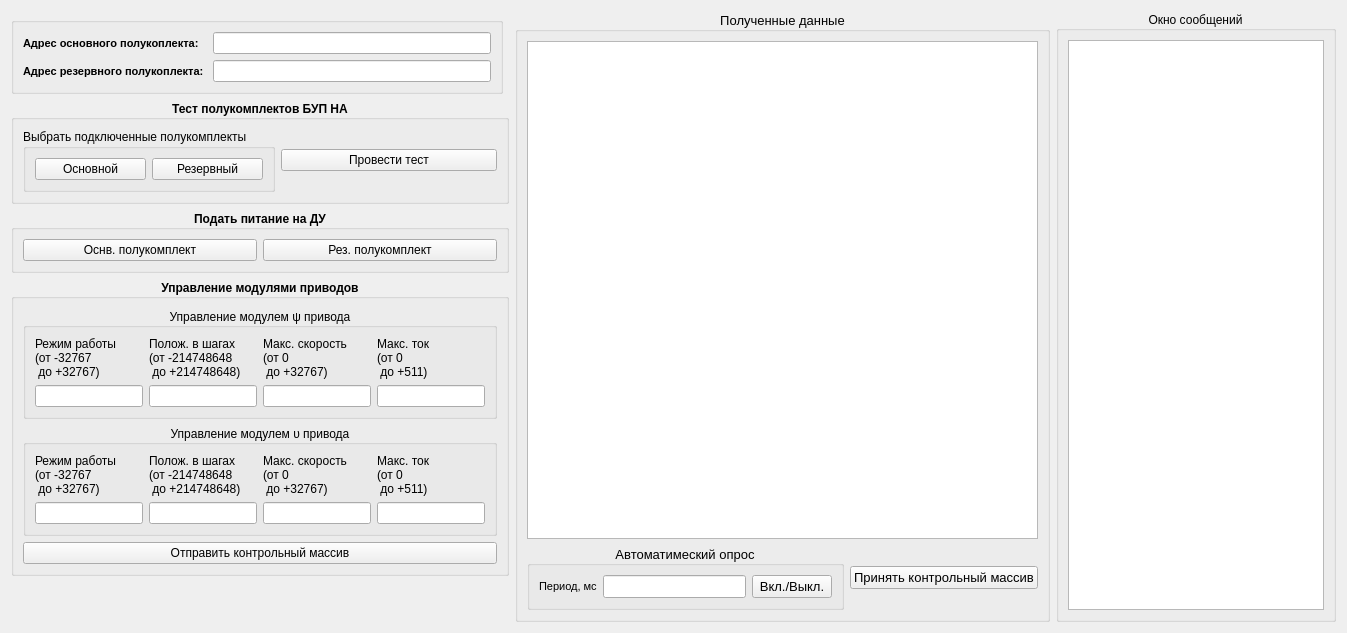
      <widget class="QWidget" name="tab_4">
       <attribute name="title">
        <string>МКО</string>
       </attribute>
       <layout class="QGridLayout" name="gridLayout_36">
        <item row="0" column="2" rowspan="6">
         <widget class="QGroupBox" name="groupBox_26">
          <property name="minimumSize">
           <size>
            <width>535</width>
            <height>0</height>
           </size>
          </property>
          <property name="maximumSize">
           <size>
            <width>536</width>
            <height>16777215</height>
           </size>
          </property>
          <property name="font">
           <font>
            <pointsize>10</pointsize>
            <weight>50</weight>
            <bold>false</bold>
           </font>
          </property>
          <property name="title">
           <string>Полученные данные</string>
          </property>
          <property name="alignment">
           <set>Qt::AlignCenter</set>
          </property>
          <layout class="QGridLayout" name="gridLayout_37">
           <item row="1" column="1">
            <widget class="QPushButton" name="pushButton_12">
             <property name="font">
              <font>
               <weight>50</weight>
               <bold>false</bold>
              </font>
             </property>
             <property name="text">
              <string>Принять контрольный массив</string>
             </property>
            </widget>
           </item>
           <item row="0" column="0" colspan="2">
            <widget class="QTableWidget" name="tableWidget_2">
             <property name="font">
              <font>
               <weight>50</weight>
               <italic>false</italic>
               <bold>false</bold>
              </font>
             </property>
            </widget>
           </item>
           <item row="1" column="0">
            <widget class="QGroupBox" name="groupBox">
             <property name="title">
              <string>Автоматимеский опрос</string>
             </property>
             <property name="alignment">
              <set>Qt::AlignCenter</set>
             </property>
             <layout class="QGridLayout" name="gridLayout_45">
              <item row="0" column="0">
               <widget class="QLabel" name="label_62">
                <property name="font">
                 <font>
                  <pointsize>8</pointsize>
                  <weight>50</weight>
                  <bold>false</bold>
                 </font>
                </property>
                <property name="text">
                 <string>Период, мс</string>
                </property>
               </widget>
              </item>
              <item row="0" column="1">
               <widget class="QLineEdit" name="lineEdit_period"/>
              </item>
              <item row="0" column="2">
               <widget class="QPushButton" name="MKO_avt">
                <property name="text">
                 <string>Вкл./Выкл.</string>
                </property>
               </widget>
              </item>
             </layout>
            </widget>
           </item>
          </layout>
         </widget>
        </item>
        <item row="0" column="3" rowspan="6">
         <widget class="QGroupBox" name="groupBox_27">
          <property name="minimumSize">
           <size>
            <width>200</width>
            <height>0</height>
           </size>
          </property>
          <property name="title">
           <string>Окно сообщений</string>
          </property>
          <property name="alignment">
           <set>Qt::AlignCenter</set>
          </property>
          <layout class="QGridLayout" name="gridLayout_38">
           <item row="0" column="0">
            <widget class="QTextEdit" name="label_MKO">
             <property name="minimumSize">
              <size>
               <width>0</width>
               <height>0</height>
              </size>
             </property>
            </widget>
           </item>
          </layout>
         </widget>
        </item>
        <item row="5" column="0">
         <spacer name="verticalSpacer_9">
          <property name="orientation">
           <enum>Qt::Vertical</enum>
          </property>
          <property name="sizeHint" stdset="0">
           <size>
            <width>20</width>
            <height>40</height>
           </size>
          </property>
         </spacer>
        </item>
        <item row="4" column="0" colspan="2">
         <widget class="QGroupBox" name="groupBox_25">
          <property name="minimumSize">
           <size>
            <width>400</width>
            <height>0</height>
           </size>
          </property>
          <property name="maximumSize">
           <size>
            <width>500</width>
            <height>16777215</height>
           </size>
          </property>
          <property name="font">
           <font>
            <weight>75</weight>
            <bold>true</bold>
           </font>
          </property>
          <property name="title">
           <string>Управление модулями приводов</string>
          </property>
          <property name="alignment">
           <set>Qt::AlignCenter</set>
          </property>
          <layout class="QGridLayout" name="gridLayout_41">
           <item row="0" column="0">
            <widget class="QGroupBox" name="groupBox_23">
             <property name="font">
              <font>
               <weight>50</weight>
               <bold>false</bold>
              </font>
             </property>
             <property name="title">
              <string>Управление модулем ψ привода</string>
             </property>
             <property name="alignment">
              <set>Qt::AlignCenter</set>
             </property>
             <layout class="QGridLayout" name="gridLayout_39">
              <item row="0" column="0">
               <widget class="QLabel" name="label_52">
                <property name="text">
                 <string>Режим работы
(от -32767 
 до +32767)</string>
                </property>
               </widget>
              </item>
              <item row="0" column="1">
               <widget class="QLabel" name="label_53">
                <property name="text">
                 <string>Полож. в шагах
(от -214748648 
 до +214748648)</string>
                </property>
               </widget>
              </item>
              <item row="0" column="2">
               <widget class="QLabel" name="label_55">
                <property name="text">
                 <string>Макс. скорость
(от 0 
 до +32767)</string>
                </property>
               </widget>
              </item>
              <item row="0" column="3">
               <widget class="QLabel" name="label_56">
                <property name="text">
                 <string>Макс. ток
(от 0 
 до +511)</string>
                </property>
               </widget>
              </item>
              <item row="1" column="0">
               <widget class="QLineEdit" name="MKO_cd_0"/>
              </item>
              <item row="1" column="1">
               <widget class="QLineEdit" name="MKO_cd_1"/>
              </item>
              <item row="1" column="2">
               <widget class="QLineEdit" name="MKO_cd_3"/>
              </item>
              <item row="1" column="3">
               <widget class="QLineEdit" name="MKO_cd_4"/>
              </item>
             </layout>
            </widget>
           </item>
           <item row="1" column="0">
            <widget class="QGroupBox" name="groupBox_24">
             <property name="font">
              <font>
               <weight>50</weight>
               <bold>false</bold>
              </font>
             </property>
             <property name="title">
              <string>Управление модулем υ привода</string>
             </property>
             <property name="alignment">
              <set>Qt::AlignCenter</set>
             </property>
             <layout class="QGridLayout" name="gridLayout_40">
              <item row="0" column="0">
               <widget class="QLabel" name="label_57">
                <property name="text">
                 <string>Режим работы
(от -32767 
 до +32767)</string>
                </property>
               </widget>
              </item>
              <item row="0" column="1">
               <widget class="QLabel" name="label_58">
                <property name="text">
                 <string>Полож. в шагах
(от -214748648 
 до +214748648)</string>
                </property>
               </widget>
              </item>
              <item row="0" column="2">
               <widget class="QLabel" name="label_60">
                <property name="text">
                 <string>Макс. скорость
(от 0 
 до +32767)</string>
                </property>
               </widget>
              </item>
              <item row="0" column="3">
               <widget class="QLabel" name="label_61">
                <property name="text">
                 <string>Макс. ток
(от 0 
 до +511)</string>
                </property>
               </widget>
              </item>
              <item row="1" column="0">
               <widget class="QLineEdit" name="MKO_cd_5"/>
              </item>
              <item row="1" column="1">
               <widget class="QLineEdit" name="MKO_cd_6"/>
              </item>
              <item row="1" column="2">
               <widget class="QLineEdit" name="MKO_cd_8"/>
              </item>
              <item row="1" column="3">
               <widget class="QLineEdit" name="MKO_cd_9"/>
              </item>
             </layout>
            </widget>
           </item>
           <item row="2" column="0">
            <widget class="QPushButton" name="pushButton_11">
             <property name="font">
              <font>
               <weight>50</weight>
               <bold>false</bold>
              </font>
             </property>
             <property name="text">
              <string>Отправить контрольный массив</string>
             </property>
            </widget>
           </item>
          </layout>
         </widget>
        </item>
        <item row="3" column="0" colspan="2">
         <widget class="QGroupBox" name="groupBox_16">
          <property name="maximumSize">
           <size>
            <width>500</width>
            <height>16777215</height>
           </size>
          </property>
          <property name="font">
           <font>
            <weight>75</weight>
            <bold>true</bold>
           </font>
          </property>
          <property name="title">
           <string>Подать питание на ДУ</string>
          </property>
          <property name="alignment">
           <set>Qt::AlignCenter</set>
          </property>
          <layout class="QGridLayout" name="gridLayout_42">
           <item row="0" column="0">
            <widget class="QPushButton" name="pow_DY_osn">
             <property name="font">
              <font>
               <weight>50</weight>
               <bold>false</bold>
              </font>
             </property>
             <property name="text">
              <string>Оснв. полукомплект</string>
             </property>
            </widget>
           </item>
           <item row="0" column="1">
            <widget class="QPushButton" name="pow_DY_rez">
             <property name="font">
              <font>
               <weight>50</weight>
               <bold>false</bold>
              </font>
             </property>
             <property name="text">
              <string>Рез. полукомплект</string>
             </property>
            </widget>
           </item>
          </layout>
         </widget>
        </item>
        <item row="1" column="0">
         <widget class="QGroupBox" name="groupBox_28">
          <property name="maximumSize">
           <size>
            <width>500</width>
            <height>16777215</height>
           </size>
          </property>
          <property name="title">
           <string/>
          </property>
          <layout class="QGridLayout" name="gridLayout_46">
           <item row="0" column="0">
            <widget class="QLabel" name="label_54">
             <property name="font">
              <font>
               <pointsize>8</pointsize>
               <weight>75</weight>
               <bold>true</bold>
              </font>
             </property>
             <property name="text">
              <string>Адрес основного полукоплекта: </string>
             </property>
            </widget>
           </item>
           <item row="0" column="1">
            <widget class="QLineEdit" name="lineEdit_Addr_2"/>
           </item>
           <item row="1" column="0">
            <widget class="QLabel" name="label_59">
             <property name="font">
              <font>
               <pointsize>8</pointsize>
               <weight>75</weight>
               <bold>true</bold>
              </font>
             </property>
             <property name="text">
              <string>Адрес резервного полукоплекта: </string>
             </property>
            </widget>
           </item>
           <item row="1" column="1">
            <widget class="QLineEdit" name="lineEdit_Addr_3"/>
           </item>
          </layout>
         </widget>
        </item>
        <item row="2" column="0" colspan="2">
         <widget class="QGroupBox" name="groupBox_17">
          <property name="maximumSize">
           <size>
            <width>500</width>
            <height>16777215</height>
           </size>
          </property>
          <property name="font">
           <font>
            <weight>75</weight>
            <bold>true</bold>
           </font>
          </property>
          <property name="title">
           <string>Тест полукомплектов БУП НА</string>
          </property>
          <property name="alignment">
           <set>Qt::AlignCenter</set>
          </property>
          <layout class="QGridLayout" name="gridLayout_44">
           <item row="0" column="0">
            <widget class="QGroupBox" name="groupBox_18">
             <property name="font">
              <font>
               <weight>50</weight>
               <bold>false</bold>
              </font>
             </property>
             <property name="title">
              <string>Выбрать подключенные полукомплекты</string>
             </property>
             <layout class="QGridLayout" name="gridLayout_43">
              <item row="0" column="0">
               <widget class="QPushButton" name="MKO_osn">
                <property name="font">
                 <font>
                  <weight>50</weight>
                  <bold>false</bold>
                 </font>
                </property>
                <property name="text">
                 <string>Основной</string>
                </property>
               </widget>
              </item>
              <item row="0" column="1">
               <widget class="QPushButton" name="MKO_rez">
                <property name="font">
                 <font>
                  <weight>50</weight>
                  <bold>false</bold>
                 </font>
                </property>
                <property name="text">
                 <string>Резервный</string>
                </property>
               </widget>
              </item>
             </layout>
            </widget>
           </item>
           <item row="0" column="1">
            <widget class="QPushButton" name="MKO_test">
             <property name="font">
              <font>
               <weight>50</weight>
               <bold>false</bold>
              </font>
             </property>
             <property name="text">
              <string>Провести тест</string>
             </property>
            </widget>
           </item>
          </layout>
         </widget>
        </item>
       </layout>
      </widget>
